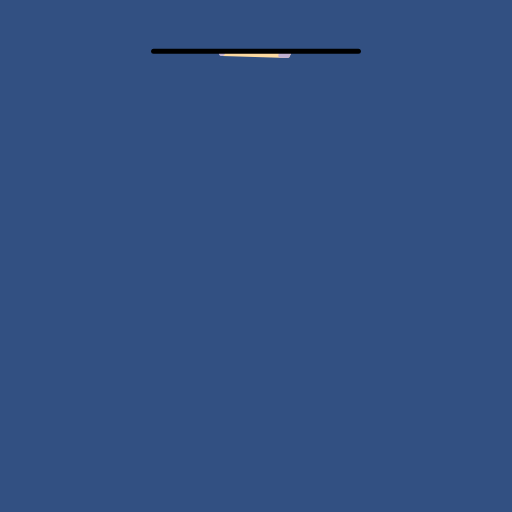
Frame 1 (no input)
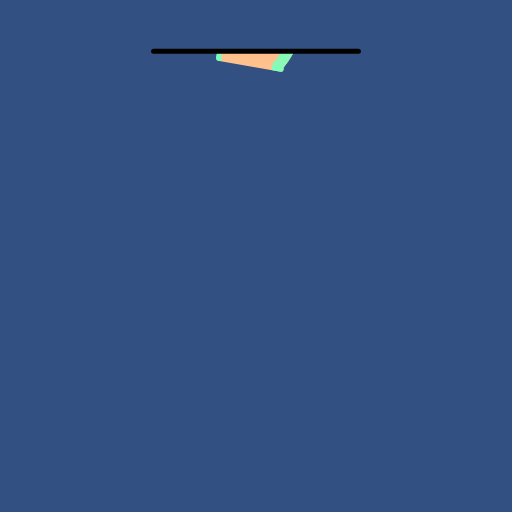
Frame 60 (no input)
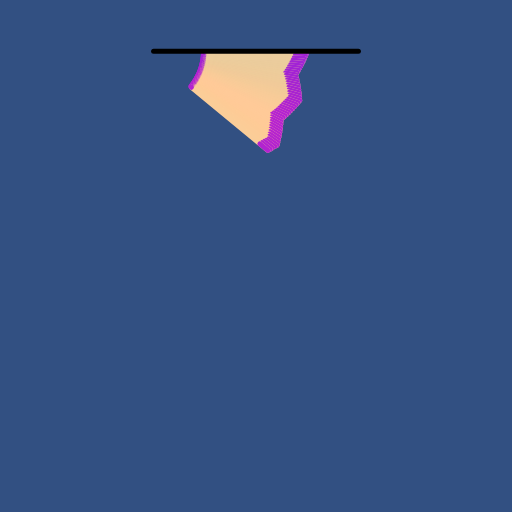
Frame 120 (the mouse pressed at the canvas centre since frame 60)

The p5.js sketch that drew these frames (run headless with seeded random() and noise() and a simulated clock; from frame 60 on, the mouse is pressed at the canvas centre):

// p5.js sketch
// ── sketch.js
const canvas_w = 512;
const canvas_h = 512;
let fps_p;

let shaving;


function setup() {
  createCanvas(canvas_w, canvas_h);
  fps_p = createP();

  shaving = new Shaving();
}


function draw() {
  fps_p.html(frameRate().toFixed(1));

  background(50, 80, 130);

  shaving.update();
  shaving.draw();

  if (shaving.done) {
    shaving = new Shaving();
  }

  stroke(0);
  strokeWeight(5);
  const dx = width * 0.2
  const y = height * 0.1
  line(width / 2 - dx, y, width / 2 + dx, y);
}


class Shaving {
  constructor() {
    this.r = random(70, 120);

    this.cp = createVector(width / 2 - this.r, height * 0.1);

    this.p = createVector();
    this.l = random(width * 0.1, width * 0.25);

    this.x1 = -this.l / 2;
    this.x2 = this.l / 2;

    this.min_x2 = this.x2 - 10;
    this.max_x2 = this.x2;
    this.dx2 = -1;

    this.c = [random(255), random(255), random(255)];
    this.wc = [252, 208, 157];

    this.a = 0;

    this.da = TWO_PI / 400;
    this.da_cum = 0;
    this.max_da = random(TWO_PI * 0.05, TWO_PI * 0.3);

    if (random() > 0.5) {
      this.a = PI;
      this.da *= -1;
      this.cp.x += 2 * this.r;
    }

    this.hist = [];
    this.done = false;
    this.update();
  }

  update() {
    if (this.da_cum >= this.max_da) {
      this.done = true;
      return;
    }

    this.a += this.da;
    this.da_cum += abs(this.da);

    const x = cos(this.a) * this.r;
    const y = sin(this.a) * this.r;
    this.p.set(x + this.cp.x, y + this.cp.y);

    this.x2 += this.dx2;
    if (this.x2 <= this.min_x2 || this.x2 >= this.max_x2) {
      this.dx2 *= -1;
    }

    const [r, g, b] = this.c;
    const [wr, wg, wb] = this.wc;

    const dr = map(noise(r, this.a), 0, 1, -1, 1) * 30;
    const dg = map(noise(g, this.a), 0, 1, -1, 1) * 30;
    const db = map(noise(b, this.a), 0, 1, -1, 1) * 30;

    const info = {
      p: this.p.copy(),
      wc: [wr + dr, wg + dg, wb + db],
      c: [r + dr, g + g, b + db],
      a: this.a,
      x2: this.x2,
    }

    this.hist.push(info)
  }

  draw() {
    for (let h of this.hist) {
      push();
      translate(h.p.x, h.p.y);
      rotate(h.a);

      strokeWeight(5);

      stroke(h.wc);
      line(this.x1, 0, h.x2, 0);

      stroke(h.c);
      line(h.x2 - this.l * 0.1, 0, h.x2, 0);
      line(this.x1 - 1, 0, this.x1, 0);
      pop();
    }
  }
}
